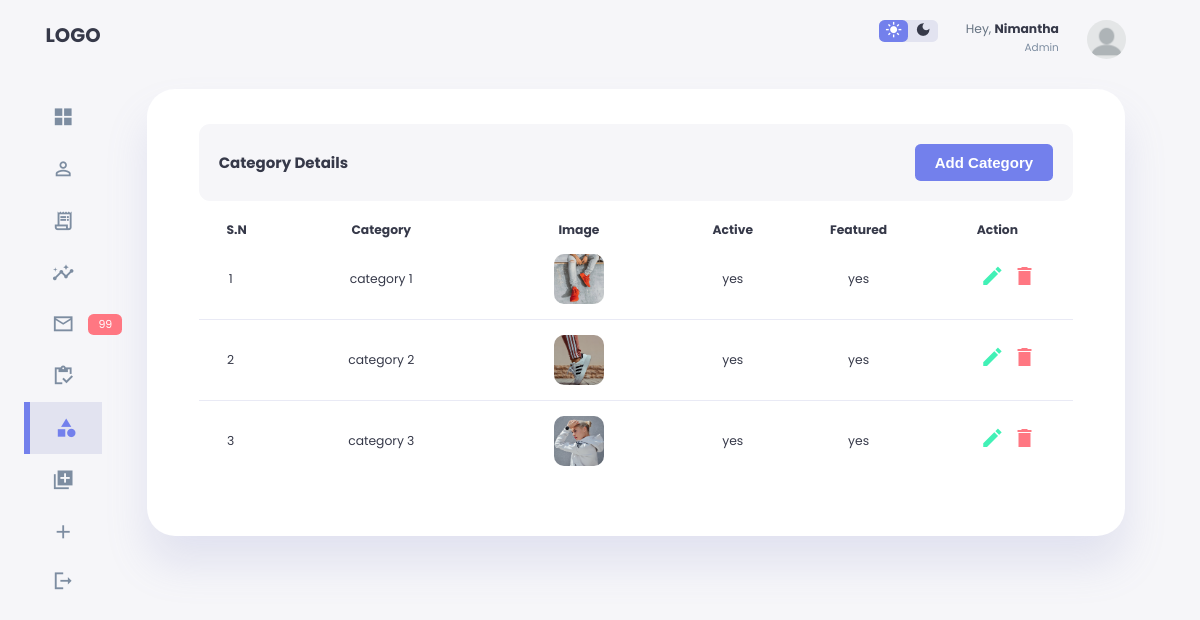
Page /admin/manage-category.php (signed in) on the committed database.
### tables this page shows
CREATE TABLE `tbl_category` (
  `id` int(10) NOT NULL,
  `title` varchar(100) NOT NULL,
  `sub_title` varchar(100) NOT NULL,
  `description` text NOT NULL,
  `active` varchar(10) NOT NULL,
  `featured` varchar(10) NOT NULL,
  `image` varchar(255) NOT NULL
);

### admin/manage-category.php (the view, shortened to what this page needs)
<?php include('partials/menu.php'); ?>
            <div class="form-container table-container">
                <div class="table">
                    <div class="table-header">
                        <h3>Category Details</h3>
                        <a href="<?php echo SITEURL;?>admin/add-category.php">
                            <input class="submit" type="button" name="submit" value="Add Category">
                        </a>
                    </div>
                    <div class="table-section">
                        <table>
                            <thead>
                                <tr>
                                    <th>S.N</th>
                                    <th>Category</th>
                                    <th>Image</th>
                                    <th>Active</th>
                                    <th>Featured</th>
                                    <th>Action</th>
                                </tr>
                            </thead>
                            <tbody>
                            <?php
                                $sql = "SELECT * FROM tbl_category";
                                $res = mysqli_query($conn, $sql);
                                $count = mysqli_num_rows($res);
                                $sn=1;
                                if($count>0)
                                {
                                while($row=mysqli_fetch_assoc($res))
                                {
                                    $id = $row['id'];
                                    $title = $row['title'];
                                    $image =$row['image'];
                                    $featured = $row['featured'];
                                    $active = $row['active'];
                                ?>
                                <tr>
                                    <td><?php echo $sn++; ?></td>
                                    <td><?php echo $title; ?></td>
                                    <td>
                                    <?php
                                            if($image!="")
                                            {
                                                ?>
                                                <img src="<?php echo SITEURL;?>images/category/<?php echo $image; ?>" >
                                                <?php
                                            }
                                            else
                                            {
                                                echo "<div class='danger'>Image not found</div>";
                                            }
                                        ?>
                                    </td>
                                    <td><?php echo $active; ?></td>
                                    <td><?php echo $featured; ?></td>
                                    <td>
                                        <a href="<?php echo SITEURL;?>admin/update-category.php?id=<?php echo $id; ?>"><span class="material-icons-sharp edit">edit</span></a>
                                       <a href="<?php echo SITEURL;?>admin/delete-category.php?id=<?php echo $id;?>&image=<?php echo $image?>"> <span class="material-icons-sharp delete">delete</span></a>
                                    </td>
                                </tr>
                                <?php
                                    }
                                }
                                ?>
                            </tbody>
                        </table>
                    </div>
                </div>
            </div>
    </div>
<?php include('partials/footer.php'); ?>

### css/admin.css (style rules this page uses)
:root { --color-primary: #7380ec; --color-danger: #ff7782; --color-success: #41f1b6; --color-warning: #ffbb55; --color-white: #fff; --color-info-dark: #7d8da1; --color-info-light: #dce1eb; --color-dark: #363949; --color-light: rgba(132, 139, 200, 0.18); --color-primary-variant: #111e88; --color-dark-varient: #677483; --color-background: #f6f6f9; --card-border-radious: 2rem; --border-radious-1: 0.4rem; --border-radious-2: 0.8rem; --border-radious-3: 1.2rem; --card-padding: 1.8rem; --padding-1: 1.2rem; --box-shadow: 0 2rem 3rem var(--color-light); }
* { margin: 0; padding: 0; outline: 0; appearance: none; border: 0; text-decoration: none; list-style: none; box-sizing: border-box; }
html { font-size: 14px; }
body { width: 100vw; height: 100vh; font-family: poppins,sans-serif; font-size: 0.88rem; background: var(--color-background); overflow-x: hidden; color: var(--color-dark); }
a { color: var(--color-dark); }
img { display: block; width: 100%; }
h3 { font-size: 0.87rem; }
.submit { padding: 10px 20px; font-size: 15px; border-radius: var(--border-radious-1); font-weight: 600; color: #fff; background-color: var(--color-primary); cursor: pointer; transition: 300ms ease; }
table { background: var(--color-white); width: 100%; border-radius: var(--card-border-radious); text-align: center; }
td { transition: 200ms ease; }
table tbody td { text-align: center; height: 2.8rem; border-bottom: 1px solid var(--color-light); }
table thead th { text-align: center; }
table tbody tr:last-child td { border: none; }
input::placeholder { font-weight: 300; }
.form-container { background: var(--color-white); margin-top: 30px; width: 95%; min-width: 400px; padding: 35px 5%; transform: translate(-50% -50%); left: 50%; top: 50%; border-radius: var(--card-border-radious); box-shadow: var(--box-shadow); margin-bottom: 30px; }
.table-header, .table-pagination { display: flex; justify-content: space-between; align-items: center; padding: 20px; background-color: var(--color-background); border-radius: var(--border-radious-2); }
.table h3 { font-size: 15px; }
.table-section { padding: 20px 0; overflow-x: auto; }
.table-section table { border-collapse: collapse; }
.table-section .edit { color: var(--color-success); margin-right: 5px; }
.table-section .delete { color: var(--color-danger); }
table img { display: block; margin: 10px auto; width: 50px; height: 50px; border-radius: 10px; background-color: transparent; }
.table-section td { padding:5px 22px; }
.table-section td:last-child { white-space: nowrap; padding-right: 0; }
.table-section td:first-child { padding-left: 10px; }

### rows in the picture
tbl_category: title "category 1", image (picture), active "yes", featured "yes"
tbl_category: title "category 2", image (picture), active "yes", featured "yes"
tbl_category: title "category 3", image (picture), active "yes", featured "yes"
